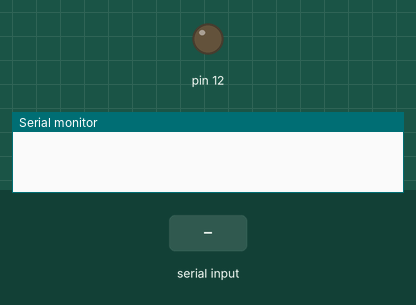
Recording of a sketch running on a simulated Arduino Uno, built with avr-gcc and run on an emulated ATmega328P. Parts: output pins drawn as LEDs (lit = HIGH), the last lines printed to the serial monitor. The test bench sets the inputs (shaded band).

Above: at 1.2 s.
1.3 s: byte 30 received over Serial
At 1.9 s:
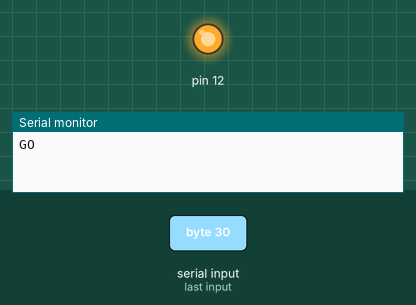
Timing chart, 0 to 4.3 s (numbered marks = the images above; inputs shaded):
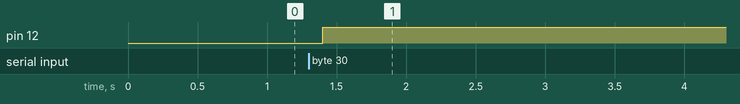

The sketch:

garage.ino
```cpp
void setup() {
  // put your setup code here, to run once:
  pinMode(12, OUTPUT);
  Serial.begin(9600);
}

void loop() {
  // put your main code here, to run repeatedly:
        if (Serial.available() > 0) {
            byte incomingByte = Serial.read();
            Serial.print("GO");
            digitalWrite(12, LOW);   // turn the LED on (HIGH is the voltage level)
            delay(100);              // wait for a second
            digitalWrite(12, HIGH);
        }
}
```

Measured:
- after the input at 1.3 s, pin 12: LOW → HIGH after 0.10 s
